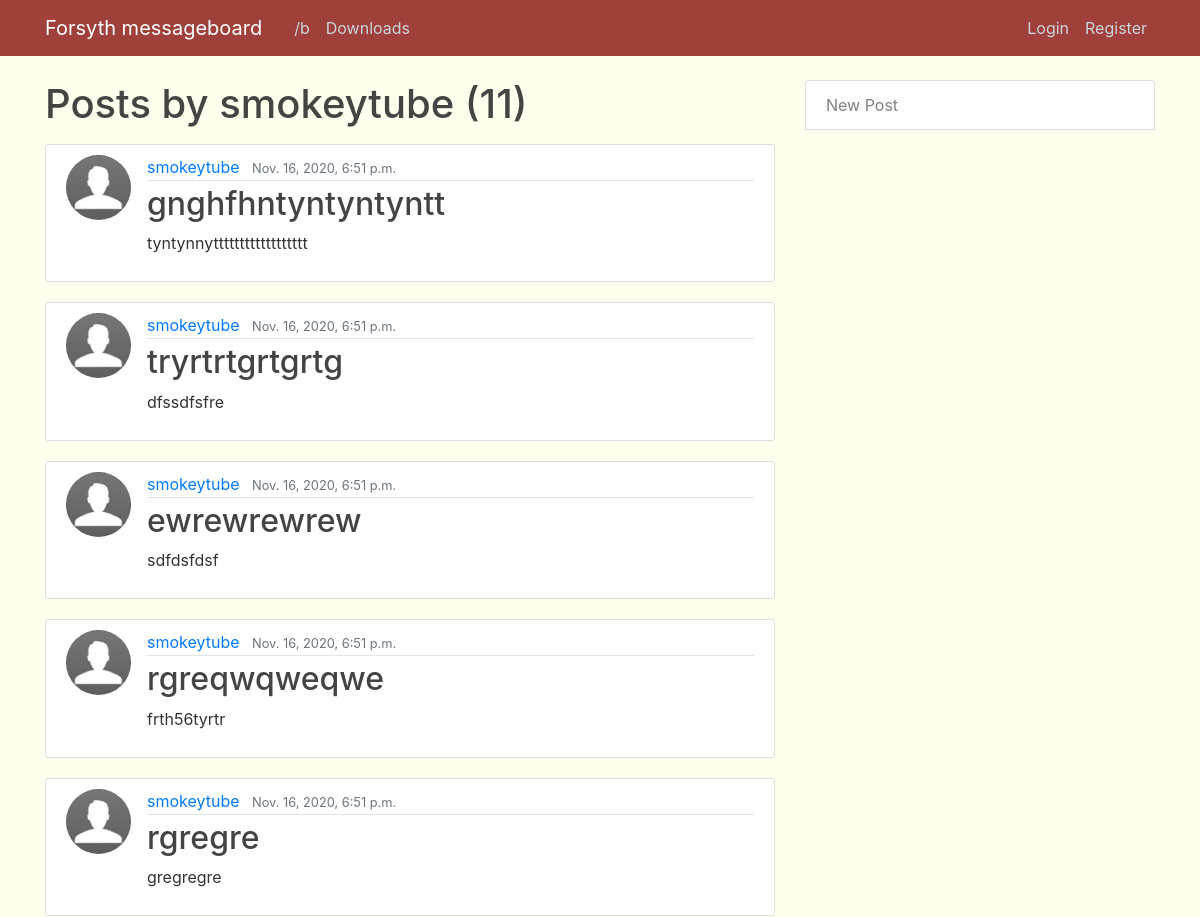
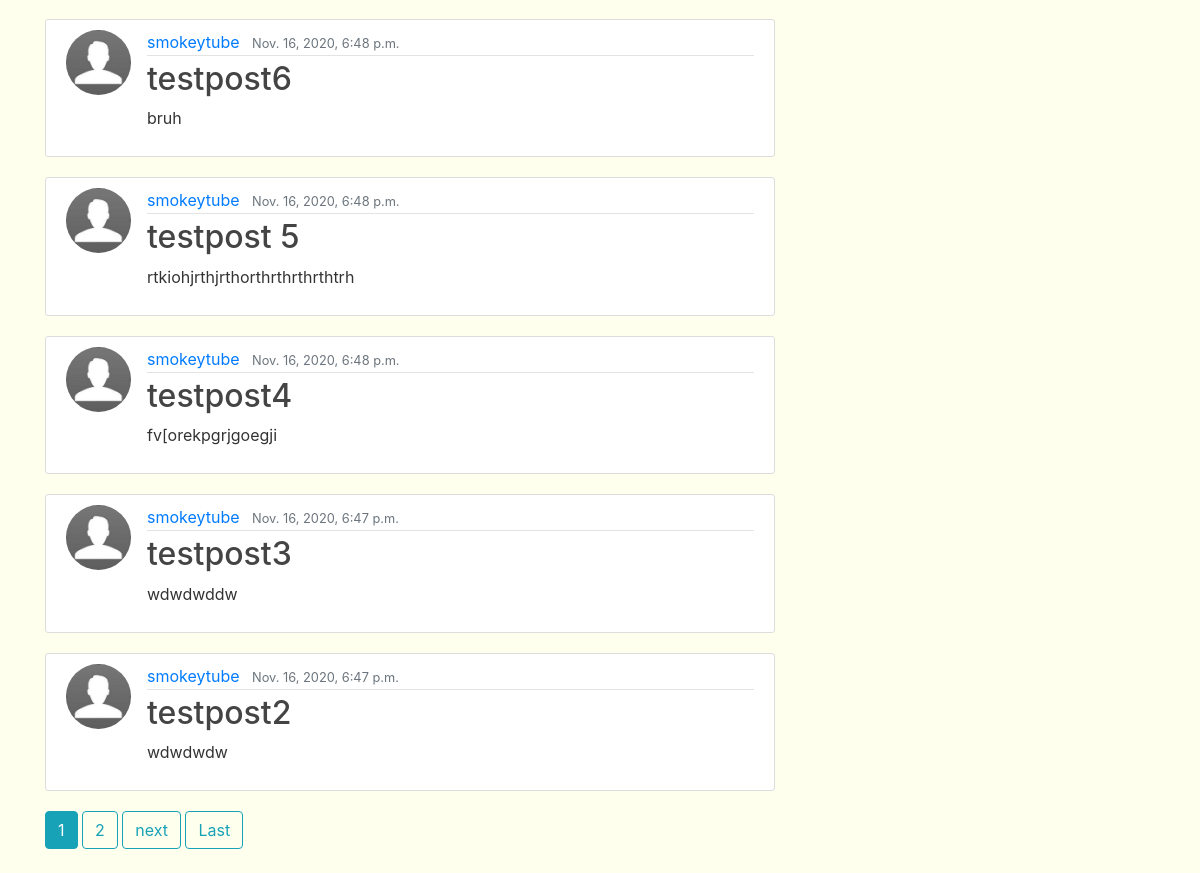
Before: /brandom/user/smokeytube with the older database file (2 pictures, top to bottom).
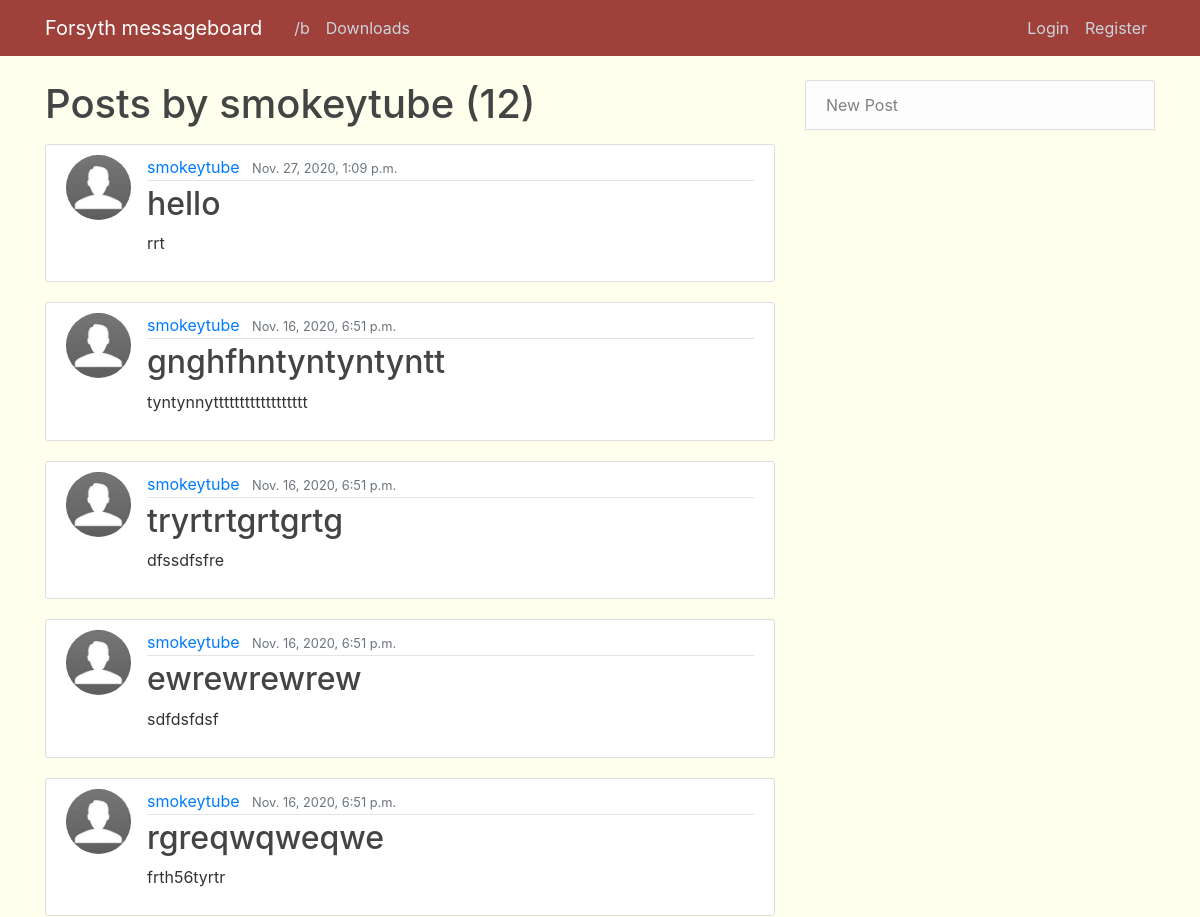
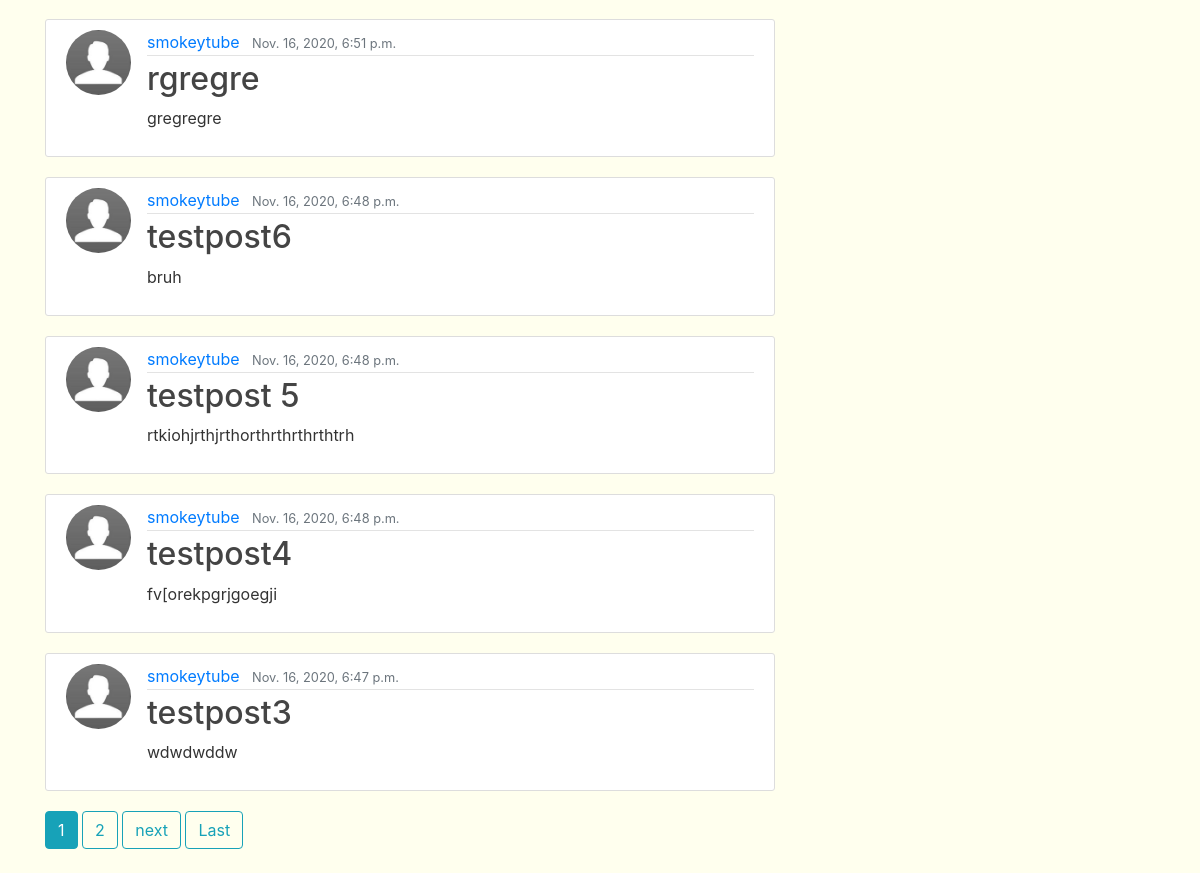
After: the same page with the newer database file (2 pictures, top to bottom).
### brandom/models.py (models this page shows, shortened)
class Post(models.Model):
    title = models.CharField(max_length=100)
    content = models.TextField()
    date_posted = models.DateTimeField(default=timezone.now)
    author = models.ForeignKey(User, on_delete=models.CASCADE)

### users/models.py (models this page shows, shortened)
class Profile(models.Model):
    user = models.OneToOneField(User, on_delete=models.CASCADE)
    image = models.ImageField(default='default.jpg', upload_to='profile_pics')

### brandom/views.py (the view)
# urls.py: path('user/<str:username>', UserPostListView.as_view(), name='user-posts'),
class UserPostListView(ListView):
    model = Post
    template_name = 'brandom/user_posts.html'
    context_object_name = 'posts'
    paginate_by = 10
    def get_queryset(self):
        user = get_object_or_404(User, username=self.kwargs.get('username'))
        return Post.objects.filter(author=user).order_by('-date_posted')

### brandom/templates/brandom/user_posts.html (shortened to what this page needs)
{% extends "brandom/base.html" %}
{% block content %}
<h1 class="mb-3">Posts by {{ view.kwargs.username }} ({{ page_obj.paginator.count }})</h1>
    {% for post in posts %}
            <article class="media content-section">
            <img class="rounded-circle article-img" src="{{ post.author.profile.image.url }}">
        <div class="media-body">
            <div class="article-metadata">
            <a class="mr-2" href="{% url 'user-posts' post.author.username %}">{{ post.author }}</a>
            <small class="text-muted">{{ post.date_posted }}</small>
            </div>
            <h2><a class="article-title" href="{% url 'post-detail' post.id %}">{{ post.title }}</a></h2>
            <p class="article-content">{{ post.content }}</p>
        </div>
        </article>
    {% endfor %}
    {% if is_paginated %}
        {% for num in page_obj.paginator.page_range %}
            {% if page_obj.number == num %}
            <a class="btn btn-info mb-4" href="?page={{ num }}">{{ num }}</a>
            {% elif num > page_obj.number|add:'-3' and num < page_obj.number|add:'3'%}
            <a class="btn btn-outline-info mb-4" href="?page={{ num }}">{{ num }}</a>
            {% endif %}
        {% endfor %}
        {% if page_obj.has_next %}
        <a class="btn btn-outline-info mb-4" href="?page={{ page_obj.next_page_number }}">next</a>
        <a class="btn btn-outline-info mb-4" href="?page={{ page_obj.paginator.num_pages }}">Last</a>
        {% endif %}
    {% endif %}
{% endblock content %}

Changed rows visible on the page:
no longer on this page (row unchanged): Post: author.profile.image (placeholder picture), author "smokeytube", date_posted "Nov. 16, 2020, 6:47 p.m.", title "testpost2", content "wdwdwdw"
added Post: author.profile.image (placeholder picture), author "smokeytube", date_posted "Nov. 27, 2020, 1:09 p.m.", title "hello", content "rrt"
Other visible differences:
{{ page_obj.paginator.count }}: "11" → "12"
